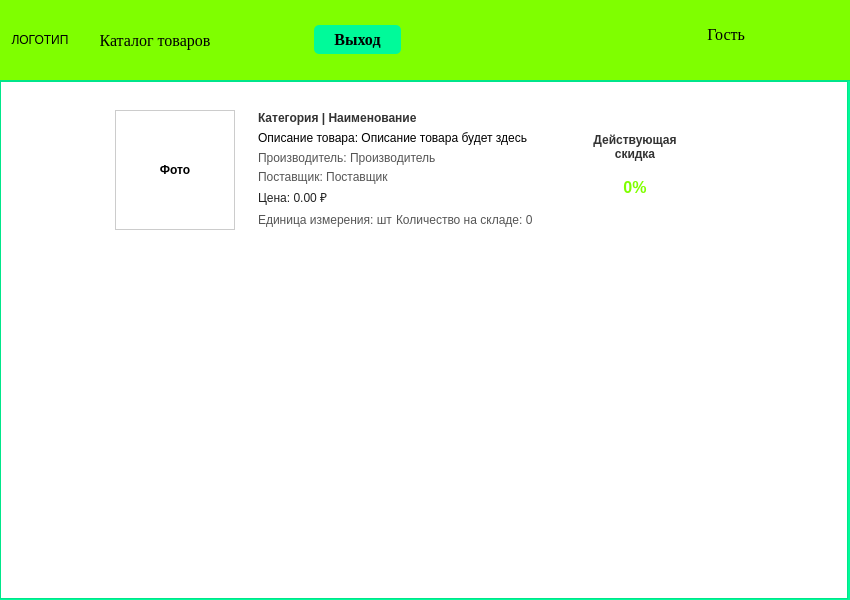
<?xml version="1.0" encoding="UTF-8"?>
<ui version="4.0">
 <class>CatalogWindow</class>
 <widget class="QWidget" name="CatalogWindow">
  <property name="geometry">
   <rect>
    <x>0</x>
    <y>0</y>
    <width>850</width>
    <height>600</height>
   </rect>
  </property>
  <property name="windowTitle">
   <string>Каталог товаров</string>
  </property>
  <layout class="QVBoxLayout" name="mainLayout">
   <property name="spacing">
    <number>0</number>
   </property>
   <property name="leftMargin">
    <number>0</number>
   </property>
   <property name="topMargin">
    <number>0</number>
   </property>
   <property name="rightMargin">
    <number>0</number>
   </property>
   <property name="bottomMargin">
    <number>0</number>
   </property>
   <item>
    <widget class="QFrame" name="headerContainer">
     <property name="minimumSize">
      <size>
       <width>0</width>
       <height>80</height>
      </size>
     </property>
     <property name="maximumSize">
      <size>
       <width>16777215</width>
       <height>80</height>
      </size>
     </property>
     <property name="styleSheet">
      <string notr="true">background-color: #7FFF00;</string>
     </property>
     <layout class="QHBoxLayout" name="headerLayout">
      <property name="spacing">
       <number>0</number>
      </property>
      <property name="leftMargin">
       <number>0</number>
      </property>
      <property name="topMargin">
       <number>0</number>
      </property>
      <property name="rightMargin">
       <number>0</number>
      </property>
      <property name="bottomMargin">
       <number>0</number>
      </property>
      <item>
       <widget class="QLabel" name="logoLabel">
        <property name="minimumSize">
         <size>
          <width>80</width>
          <height>80</height>
         </size>
        </property>
        <property name="maximumSize">
         <size>
          <width>80</width>
          <height>80</height>
         </size>
        </property>
        <property name="text">
         <string>ЛОГОТИП</string>
        </property>
        <property name="alignment">
         <set>Qt::AlignCenter</set>
        </property>
       </widget>
      </item>
      <item>
       <widget class="QLabel" name="titleLabel">
        <property name="maximumSize">
         <size>
          <width>150</width>
          <height>16777215</height>
         </size>
        </property>
        <property name="font">
         <font>
          <family>Times New Roman</family>
          <pointsize>12</pointsize>
         </font>
        </property>
        <property name="text">
         <string>Каталог товаров</string>
        </property>
        <property name="alignment">
         <set>Qt::AlignCenter</set>
        </property>
       </widget>
      </item>
      <item>
       <widget class="QWidget" name="rightContainer">
        <property name="minimumSize">
         <size>
          <width>350</width>
          <height>0</height>
         </size>
        </property>
        <layout class="QHBoxLayout" name="rightLayout">
         <property name="spacing">
          <number>10</number>
         </property>
         <property name="leftMargin">
          <number>0</number>
         </property>
         <property name="topMargin">
          <number>0</number>
         </property>
         <property name="rightMargin">
          <number>20</number>
         </property>
         <property name="bottomMargin">
          <number>0</number>
         </property>
         <item>
          <widget class="QPushButton" name="logoutBtn">
           <property name="minimumSize">
            <size>
             <width>87</width>
             <height>0</height>
            </size>
           </property>
           <property name="maximumSize">
            <size>
             <width>87</width>
             <height>16777215</height>
            </size>
           </property>
           <property name="font">
            <font>
             <family>Times New Roman</family>
             <pointsize>12</pointsize>
            </font>
           </property>
           <property name="styleSheet">
            <string notr="true">QPushButton {
    background-color: #00FA9A;
    color: black;
    border-radius: 5px;
    padding: 5px;
    font-weight: bold;
}
QPushButton:hover {
    background-color: #00E68A;
}
QPushButton:pressed {
    background-color: #00D67A;
}</string>
           </property>
           <property name="text">
            <string>Выход</string>
           </property>
           <property name="layoutDirection">
            <enum>Qt::LeftToRight</enum>
           </property>
          </widget>
         </item>
         <item>
          <widget class="QLabel" name="userInfoLabel">
           <property name="enabled">
            <bool>true</bool>
           </property>
           <property name="minimumSize">
            <size>
             <width>250</width>
             <height>30</height>
            </size>
           </property>
           <property name="maximumSize">
            <size>
             <width>250</width>
             <height>30</height>
            </size>
           </property>
           <property name="font">
            <font>
             <family>Times New Roman</family>
             <pointsize>12</pointsize>
            </font>
           </property>
           <property name="text">
            <string>Гость</string>
           </property>
           <property name="lineWidth">
            <number>4</number>
           </property>
           <property name="layoutDirection">
            <enum>Qt::LeftToRight</enum>
           </property>
           <property name="indent">
            <number>0</number>
           </property>
           <property name="alignment">
            <set>Qt::AlignRight</set>
           </property>
          </widget>
         </item>
        </layout>
       </widget>
      </item>
     </layout>
    </widget>
   </item>
   <item>
    <widget class="QScrollArea" name="scrollArea">
     <property name="widgetResizable">
      <bool>true</bool>
     </property>
     <property name="styleSheet">
      <string notr="true">QScrollArea {
    border: none;
    background-color: #00FA9A;
    border-top: 1px solid #00E68A;
}
QScrollBar:vertical {
    background-color: #00FA9A;
    width: 12px;
    margin: 0px;
}
QScrollBar::handle:vertical {
    background-color: #7FFF00;
    border-radius: 6px;
    min-height: 20px;
}
QScrollBar::handle:vertical:hover {
    background-color: #6FE600;
}</string>
     </property>
     <widget class="QWidget" name="scrollAreaWidgetContents">
      <property name="geometry">
       <rect>
        <x>0</x>
        <y>0</y>
        <width>830</width>
        <height>520</height>
       </rect>
      </property>
      <property name="styleSheet">
       <string notr="true">background-color: white; border: 1px solid #00E68A;</string>
      </property>
      <layout class="QVBoxLayout" name="productsLayout">
       <property name="spacing">
        <number>12</number>
       </property>
       <property name="leftMargin">
        <number>20</number>
       </property>
       <property name="topMargin">
        <number>20</number>
       </property>
       <property name="rightMargin">
        <number>20</number>
       </property>
       <property name="bottomMargin">
        <number>20</number>
       </property>
      </layout>
     </widget>
    </widget>
   </item>
  </layout>
  <widget class="QWidget" name="productTemplateWidget">
   <property name="geometry">
    <rect>
     <x>100</x>
     <y>100</y>
     <width>600</width>
     <height>140</height>
    </rect>
   </property>
   <property name="minimumSize">
    <size>
     <width>0</width>
     <height>140</height>
    </size>
   </property>
   <property name="visible">
    <bool>false</bool>
   </property>
   <layout class="QHBoxLayout" name="productTemplateLayout">
    <property name="spacing">
     <number>15</number>
    </property>
    <property name="leftMargin">
     <number>15</number>
    </property>
    <property name="topMargin">
     <number>10</number>
    </property>
    <property name="rightMargin">
     <number>15</number>
    </property>
    <property name="bottomMargin">
     <number>10</number>
    </property>
    <item>
     <widget class="QLabel" name="templatePhotoLabel">
      <property name="minimumSize">
       <size>
        <width>120</width>
        <height>120</height>
       </size>
      </property>
      <property name="maximumSize">
       <size>
        <width>120</width>
        <height>120</height>
       </size>
      </property>
      <property name="styleSheet">
       <string notr="true">border: 1px solid #ccc; 
background-color: white;
font-weight: bold;</string>
      </property>
      <property name="text">
       <string>Фото</string>
      </property>
      <property name="alignment">
       <set>Qt::AlignCenter</set>
      </property>
     </widget>
    </item>
    <item>
     <widget class="QFrame" name="templateCenterFrame">
      <property name="frameShape">
       <enum>QFrame::NoFrame</enum>
      </property>
      <layout class="QVBoxLayout" name="templateCenterLayout">
       <property name="spacing">
        <number>4</number>
       </property>
       <property name="leftMargin">
        <number>8</number>
       </property>
       <property name="topMargin">
        <number>0</number>
       </property>
       <property name="rightMargin">
        <number>8</number>
       </property>
       <property name="bottomMargin">
        <number>0</number>
       </property>
       <item>
        <widget class="QLabel" name="templateCategoryNameLabel">
         <property name="styleSheet">
          <string notr="true">font-weight: bold; color: #333333;</string>
         </property>
         <property name="text">
          <string>Категория | Наименование</string>
         </property>
        </widget>
       </item>
       <item>
        <widget class="QLabel" name="templateDescriptionLabel">
         <property name="maximumSize">
          <size>
           <width>16777215</width>
           <height>40</height>
          </size>
         </property>
         <property name="wordWrap">
          <bool>true</bool>
         </property>
         <property name="text">
          <string>Описание товара: Описание товара будет здесь</string>
         </property>
        </widget>
       </item>
       <item>
        <widget class="QLabel" name="templateManufacturerLabel">
         <property name="styleSheet">
          <string notr="true">color: #555555;</string>
         </property>
         <property name="text">
          <string>Производитель: Производитель</string>
         </property>
        </widget>
       </item>
       <item>
        <widget class="QLabel" name="templateSupplierLabel">
         <property name="styleSheet">
          <string notr="true">color: #555555;</string>
         </property>
         <property name="text">
          <string>Поставщик: Поставщик</string>
         </property>
        </widget>
       </item>
       <item>
        <widget class="QLabel" name="templatePriceLabel">
         <property name="styleSheet">
          <string notr="true">color: #222222;</string>
         </property>
         <property name="text">
          <string>Цена: 0.00 ₽</string>
         </property>
        </widget>
       </item>
       <item>
        <layout class="QHBoxLayout" name="templateQuantityLayout">
         <item>
          <widget class="QLabel" name="templateUnitLabel">
           <property name="styleSheet">
            <string notr="true">color: #555555;</string>
           </property>
           <property name="text">
            <string>Единица измерения: шт</string>
           </property>
          </widget>
         </item>
         <item>
          <widget class="QLabel" name="templateQuantityLabel">
           <property name="styleSheet">
            <string notr="true">color: #555555;</string>
           </property>
           <property name="text">
            <string>Количество на складе: 0</string>
           </property>
          </widget>
         </item>
         <item>
          <spacer name="templateHorizontalSpacer">
           <property name="orientation">
            <enum>Qt::Horizontal</enum>
           </property>
           <property name="sizeHint" stdset="0">
            <size>
             <width>40</width>
             <height>20</height>
            </size>
           </property>
          </spacer>
         </item>
        </layout>
       </item>
      </layout>
     </widget>
    </item>
    <item>
     <layout class="QVBoxLayout" name="templateDiscountLayout">
      <property name="spacing">
       <number>5</number>
      </property>
      <property name="alignment">
       <set>Qt::AlignCenter</set>
      </property>
      <item>
       <widget class="QLabel" name="templateDiscountTitleLabel">
        <property name="minimumSize">
         <size>
          <width>100</width>
          <height>30</height>
         </size>
        </property>
        <property name="styleSheet">
         <string notr="true">font-weight: bold; color: #333333;</string>
        </property>
        <property name="text">
         <string>Действующая
скидка</string>
        </property>
        <property name="alignment">
         <set>Qt::AlignCenter</set>
        </property>
       </widget>
      </item>
      <item>
       <widget class="QLabel" name="templateDiscountValueLabel">
        <property name="minimumSize">
         <size>
          <width>80</width>
          <height>40</height>
         </size>
        </property>
        <property name="styleSheet">
         <string notr="true">font-weight: bold; color: #7FFF00; font-size: 16px;</string>
        </property>
        <property name="text">
         <string>0%</string>
        </property>
        <property name="alignment">
         <set>Qt::AlignCenter</set>
        </property>
       </widget>
      </item>
     </layout>
    </item>
   </layout>
  </widget>
 </widget>
 <resources/>
 <connections/>
</ui>
